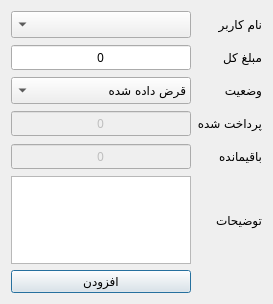
<?xml version="1.0" encoding="UTF-8"?>
<ui version="4.0">
 <class>Dialog</class>
 <widget class="QDialog" name="Dialog">
  <property name="geometry">
   <rect>
    <x>0</x>
    <y>0</y>
    <width>273</width>
    <height>304</height>
   </rect>
  </property>
  <property name="font">
   <font>
    <family>B Nazanin</family>
   </font>
  </property>
  <property name="windowTitle">
   <string>Dialog</string>
  </property>
  <property name="layoutDirection">
   <enum>Qt::LeftToRight</enum>
  </property>
  <layout class="QGridLayout" name="gridLayout">
   <item row="3" column="0">
    <widget class="QDoubleSpinBox" name="paied_money_QSB">
     <property name="enabled">
      <bool>false</bool>
     </property>
     <property name="minimumSize">
      <size>
       <width>0</width>
       <height>27</height>
      </size>
     </property>
     <property name="alignment">
      <set>Qt::AlignCenter</set>
     </property>
     <property name="buttonSymbols">
      <enum>QAbstractSpinBox::NoButtons</enum>
     </property>
     <property name="decimals">
      <number>0</number>
     </property>
     <property name="maximum">
      <double>1000000000.000000000000000</double>
     </property>
    </widget>
   </item>
   <item row="0" column="1">
    <widget class="QLabel" name="label">
     <property name="text">
      <string>نام کاربر</string>
     </property>
    </widget>
   </item>
   <item row="1" column="0">
    <widget class="QDoubleSpinBox" name="total_money_QSB">
     <property name="minimumSize">
      <size>
       <width>0</width>
       <height>27</height>
      </size>
     </property>
     <property name="layoutDirection">
      <enum>Qt::RightToLeft</enum>
     </property>
     <property name="autoFillBackground">
      <bool>false</bool>
     </property>
     <property name="frame">
      <bool>true</bool>
     </property>
     <property name="alignment">
      <set>Qt::AlignCenter</set>
     </property>
     <property name="buttonSymbols">
      <enum>QAbstractSpinBox::NoButtons</enum>
     </property>
     <property name="correctionMode">
      <enum>QAbstractSpinBox::CorrectToPreviousValue</enum>
     </property>
     <property name="decimals">
      <number>0</number>
     </property>
     <property name="maximum">
      <double>1000000000.000000000000000</double>
     </property>
    </widget>
   </item>
   <item row="4" column="1">
    <widget class="QLabel" name="label_5">
     <property name="text">
      <string>باقیمانده</string>
     </property>
    </widget>
   </item>
   <item row="1" column="1">
    <widget class="QLabel" name="label_2">
     <property name="text">
      <string>مبلغ کل</string>
     </property>
    </widget>
   </item>
   <item row="3" column="1">
    <widget class="QLabel" name="label_6">
     <property name="text">
      <string>پرداخت شده</string>
     </property>
    </widget>
   </item>
   <item row="4" column="0">
    <widget class="QDoubleSpinBox" name="remainder_QSB">
     <property name="enabled">
      <bool>false</bool>
     </property>
     <property name="minimumSize">
      <size>
       <width>0</width>
       <height>27</height>
      </size>
     </property>
     <property name="alignment">
      <set>Qt::AlignCenter</set>
     </property>
     <property name="buttonSymbols">
      <enum>QAbstractSpinBox::NoButtons</enum>
     </property>
     <property name="decimals">
      <number>0</number>
     </property>
     <property name="maximum">
      <double>1000000000.000000000000000</double>
     </property>
    </widget>
   </item>
   <item row="6" column="0">
    <widget class="QPushButton" name="add_new_payment_submit">
     <property name="text">
      <string>افزودن</string>
     </property>
    </widget>
   </item>
   <item row="0" column="0">
    <widget class="QComboBox" name="user_name_list_CB">
     <property name="minimumSize">
      <size>
       <width>0</width>
       <height>27</height>
      </size>
     </property>
     <property name="layoutDirection">
      <enum>Qt::RightToLeft</enum>
     </property>
    </widget>
   </item>
   <item row="5" column="0">
    <widget class="QTextEdit" name="description_TE"/>
   </item>
   <item row="5" column="1">
    <widget class="QLabel" name="label_4">
     <property name="text">
      <string>توضیحات</string>
     </property>
    </widget>
   </item>
   <item row="2" column="1">
    <widget class="QLabel" name="label_3">
     <property name="text">
      <string>وضعیت</string>
     </property>
    </widget>
   </item>
   <item row="2" column="0">
    <widget class="QComboBox" name="status_CB">
     <property name="minimumSize">
      <size>
       <width>0</width>
       <height>27</height>
      </size>
     </property>
     <property name="layoutDirection">
      <enum>Qt::RightToLeft</enum>
     </property>
     <item>
      <property name="text">
       <string>قرض داده شده</string>
      </property>
     </item>
     <item>
      <property name="text">
       <string>قرض گرفته شده</string>
      </property>
     </item>
    </widget>
   </item>
  </layout>
 </widget>
 <resources/>
 <connections/>
</ui>
